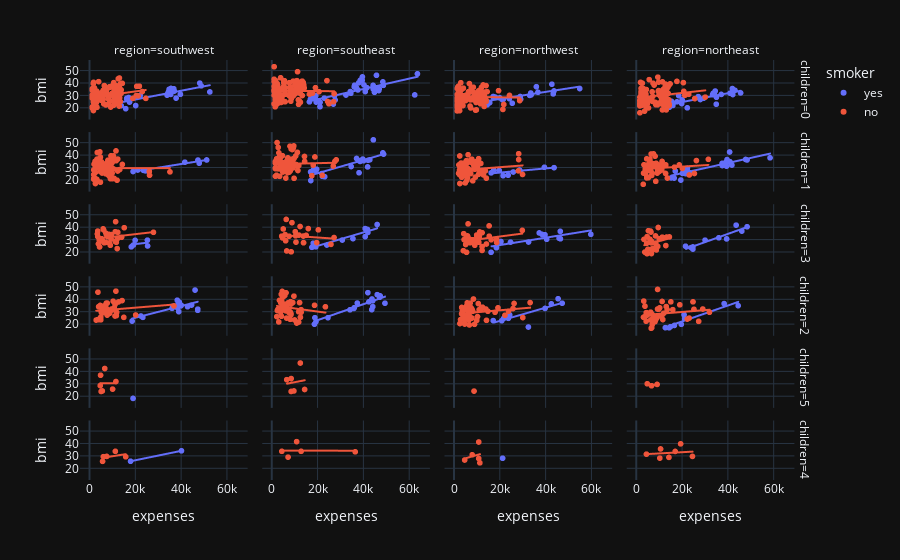

The notebook cell saved with this chart:
### Markdown cell above
<a id="section-seven"></a>
<div class="alert alert-success" role="alert">
<li>The Expenses of Smokers in all regions ranges from 20 to 60k
<li>Whereas the Expenses of Non Smokers in all regions ranges from 10 to 20K
<li>The Lesser range of Expense is for lesser age people and vice versa.

### Code cell
px.scatter(data,
        x="expenses",
                 y="bmi",
                 facet_row="children",
                 facet_col="region",
                 color="smoker",
                 trendline="ols",template = 'plotly_dark')
